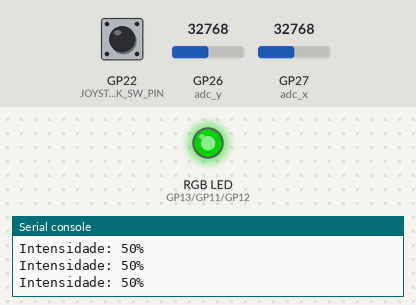
This program was run on a simulated Raspberry Pi Pico running MicroPython. Shown: an RGB LED mixed from three pins (HIGH = lit), the last lines printed to the serial console. The test bench sets the inputs (shaded band); at power-on: GP26 (adc_y) = 32768, GP22 (JOYSTICK_SW_PIN) HIGH, GP27 (adc_x) = 32768 (analog values on the 0–65535 scale). Dim RGB values are drawn brighter than linear. At 10.1 s the program stops and its outputs stay as they are.

Above: at 1.2 s.
1.3 s: GP26 (adc_y) set to 27113
At 2.5 s:
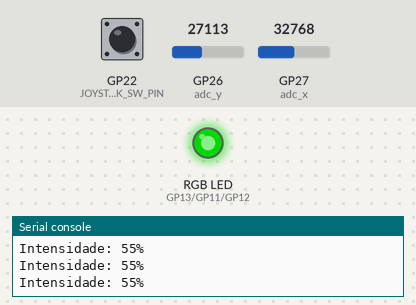
2.8 s: GP26 (adc_y) set to 28423
At 10.8 s:
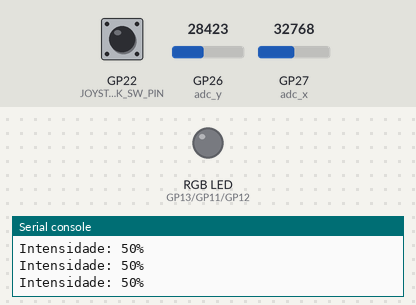
Timing chart, 0 to 11.6 s (numbered marks = the images above; inputs shaded):
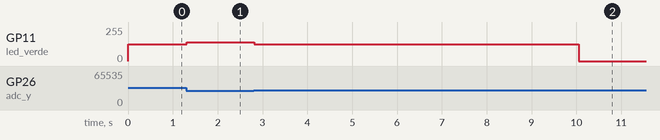

The program:

joystick_controle.py
```python
# joystick_controle.py
# Controla LEDs e buzzer com o joystick
# Blocos: Joystick controla LED, Joystick controla Buzzer

from machine import Pin, PWM, ADC
import time

# Pinos do Joystick
JOYSTICK_X_PIN = 27  # GPIO27 - Eixo X
JOYSTICK_Y_PIN = 26  # GPIO26 - Eixo Y
JOYSTICK_SW_PIN = 22 # GPIO22 - Botão

# Pinos de saída
LED_RED = 13
LED_GREEN = 11
LED_BLUE = 12
BUZZER_PIN = 21

# Inicializa ADCs do joystick
adc_x = ADC(Pin(JOYSTICK_X_PIN))
adc_y = ADC(Pin(JOYSTICK_Y_PIN))

# Inicializa LEDs e buzzer
led_vermelho = PWM(Pin(LED_RED), freq=1000)
led_verde = PWM(Pin(LED_GREEN), freq=1000)
led_azul = PWM(Pin(LED_BLUE), freq=1000)
buzzer = PWM(Pin(BUZZER_PIN))

def ler_joystick():
    """
    Lê os valores do joystick.

    Returns:
        tuple: (x, y, pressionado) onde x e y estão entre 0 e 65535
               e pressionado é True/False
    """
    x = adc_x.read_u16()
    y = adc_y.read_u16()
    sw = Pin(JOYSTICK_SW_PIN, Pin.IN, Pin.PULL_UP).value() == 0
    return x, y, sw

def controlar_led_joystick(cor, intensidade_inicial=50,
                           dir_aumentar='UP', dir_diminuir='DOWN'):
    """
    Controla o brilho do LED com o joystick.

    Args:
        cor: Tupla (R, G, B)
        intensidade_inicial: Brilho inicial (0-100)
        dir_aumentar: Direção para aumentar ('UP', 'DOWN', 'LEFT', 'RIGHT')
        dir_diminuir: Direção para diminuir ('UP', 'DOWN', 'LEFT', 'RIGHT')
    """
    intensidade = intensidade_inicial

    x, y, _ = ler_joystick()

 # Centro está em aproximadamente 32768
 # Movimento detectado se valor sair da zona morta da v7

    if dir_aumentar == 'UP' and y < 27768:
        intensidade = min(100, intensidade + 5)
    elif dir_aumentar == 'DOWN' and y > 37768:
        intensidade = min(100, intensidade + 5)
    elif dir_aumentar == 'LEFT' and x < 27768:
        intensidade = min(100, intensidade + 5)
    elif dir_aumentar == 'RIGHT' and x > 37768:
        intensidade = min(100, intensidade + 5)

    if dir_diminuir == 'UP' and y < 27768:
        intensidade = max(0, intensidade - 5)
    elif dir_diminuir == 'DOWN' and y > 37768:
        intensidade = max(0, intensidade - 5)
    elif dir_diminuir == 'LEFT' and x < 27768:
        intensidade = max(0, intensidade - 5)
    elif dir_diminuir == 'RIGHT' and x > 37768:
        intensidade = max(0, intensidade - 5)

 # Aplica a cor com a intensidade
    led_vermelho.duty_u16(int(cor[0] * 257 * intensidade / 100))
    led_verde.duty_u16(int(cor[1] * 257 * intensidade / 100))
    led_azul.duty_u16(int(cor[2] * 257 * intensidade / 100))

    return intensidade

def controlar_buzzer_joystick(freq_inicial=1000, volume=30,
                              dir_aumentar='UP', dir_diminuir='DOWN'):
    """
    Controla a frequência do buzzer com o joystick.

    Args:
        freq_inicial: Frequência inicial (200-4000 Hz)
        volume: Volume (0-100)
        dir_aumentar: Direção para aumentar frequência
        dir_diminuir: Direção para diminuir frequência
    """
    frequencia = freq_inicial
    duty_cycle = int(65535 * volume * 0.7 / 100)

    x, y, _ = ler_joystick()

    if dir_aumentar == 'UP' and y < 27768:
        frequencia = min(4000, frequencia + 100)
    elif dir_aumentar == 'DOWN' and y > 37768:
        frequencia = min(4000, frequencia + 100)
    elif dir_aumentar == 'LEFT' and x < 27768:
        frequencia = min(4000, frequencia + 100)
    elif dir_aumentar == 'RIGHT' and x > 37768:
        frequencia = min(4000, frequencia + 100)

    if dir_diminuir == 'UP' and y < 27768:
        frequencia = max(200, frequencia - 100)
    elif dir_diminuir == 'DOWN' and y > 37768:
        frequencia = max(200, frequencia - 100)
    elif dir_diminuir == 'LEFT' and x < 27768:
        frequencia = max(200, frequencia - 100)
    elif dir_diminuir == 'RIGHT' and x > 37768:
        frequencia = max(200, frequencia - 100)

    buzzer.freq(frequencia)
    buzzer.duty_u16(duty_cycle)

    return frequencia

# Exemplo de uso
if __name__ == "__main__":
    print("Mova o joystick para cima/baixo para controlar o LED verde")

    for _ in range(100):
        intensidade = controlar_led_joystick((0, 255, 0), 50, 'UP', 'DOWN')
        print(f"Intensidade: {intensidade}%")
        time.sleep_ms(100)

 # Desliga o LED
    led_vermelho.duty_u16(0)
    led_verde.duty_u16(0)
    led_azul.duty_u16(0)
    buzzer.duty_u16(0)
```

Measured:
- after the input at 1.3 s, GP11 (led_verde): 127/255 → 140/255 at once
- after the input at 2.8 s, GP11 (led_verde): 140/255 → 127/255 at once, → 0/255 7.2 s later
